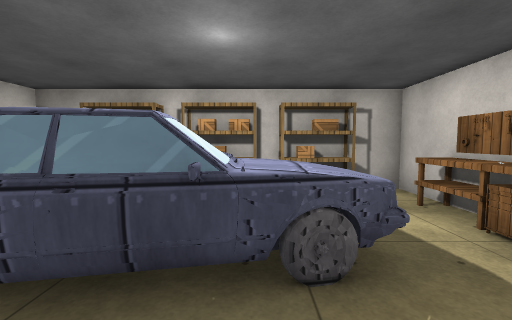
View 1 (above)

20 first-person views from a walk through a Unity game level. The camera is 1.4 m above the floor, tilts 4° down and sees 90° across. Doors are open. The floor is counted in squares, 1 m on a side. Each view is taken from the middle of a square. On the plan, view 1 faces up. The plan holds only what a view shows up to about 13 squares ahead; the rest is blank. Some animated figures are not drawn. Some surface patterns are stand-ins.

View 2
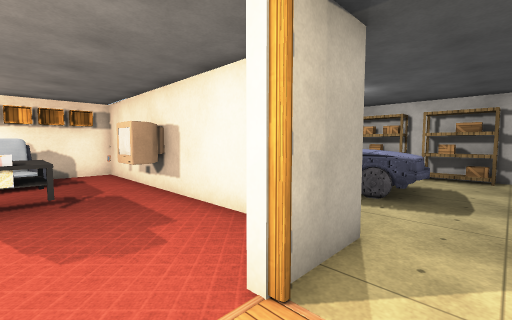

View 3
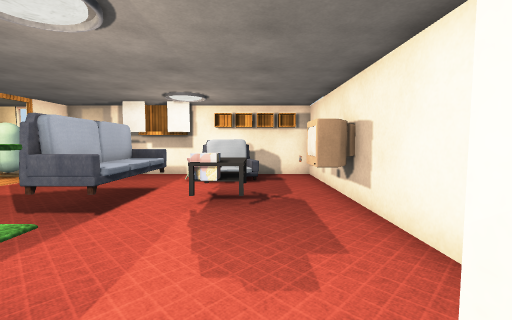

View 4
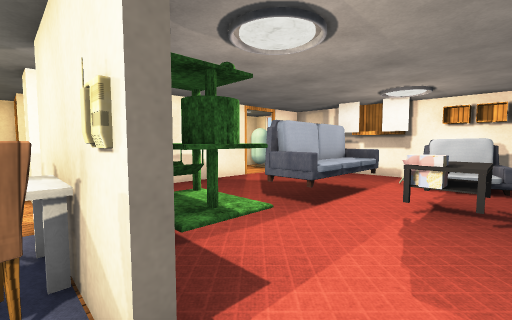

View 5
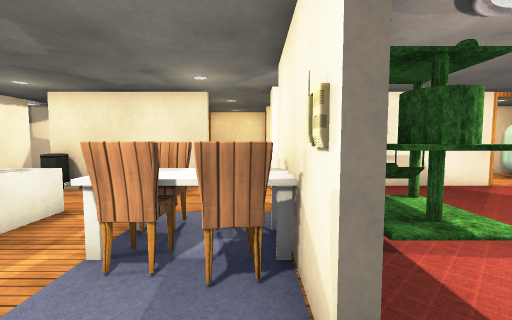

View 6
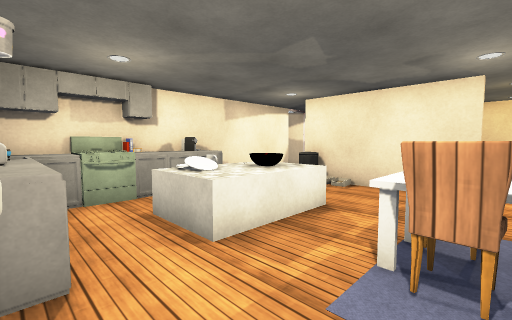

View 7
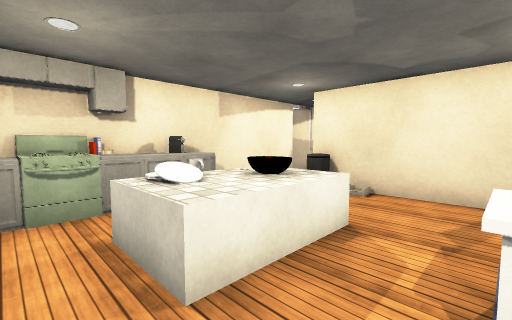

View 8
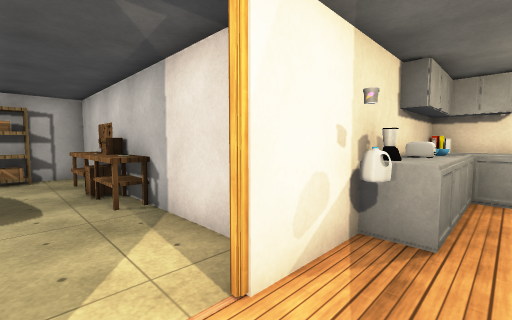

View 9
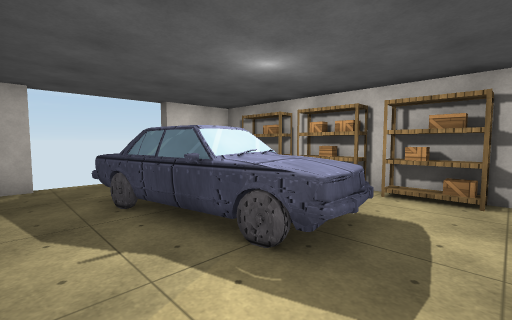

View 10
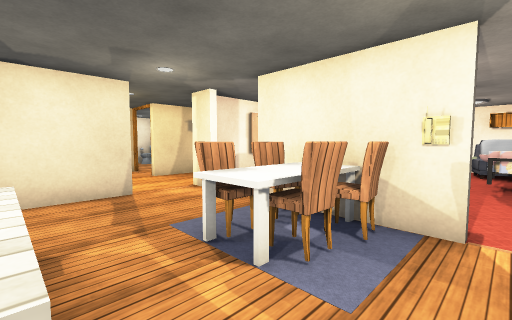

View 11
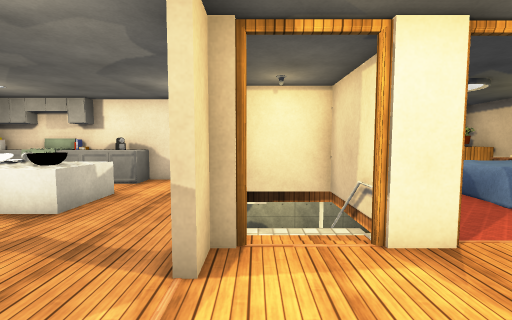

View 12
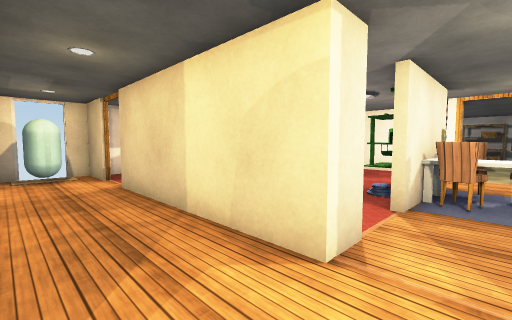

View 13
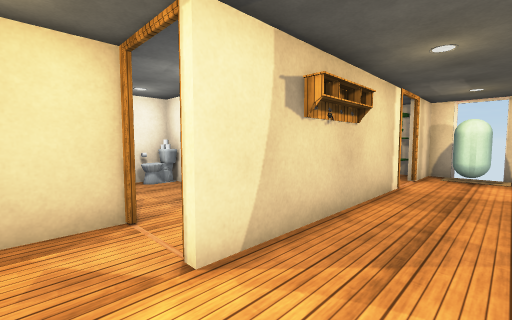

View 14
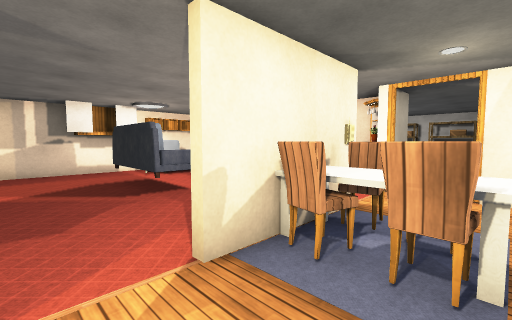

View 15
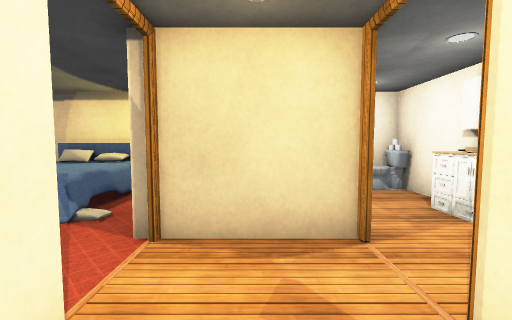

View 16
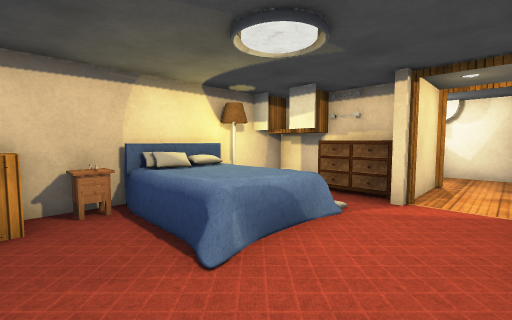

View 17
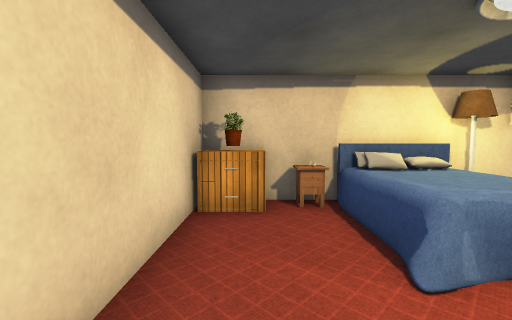

View 18
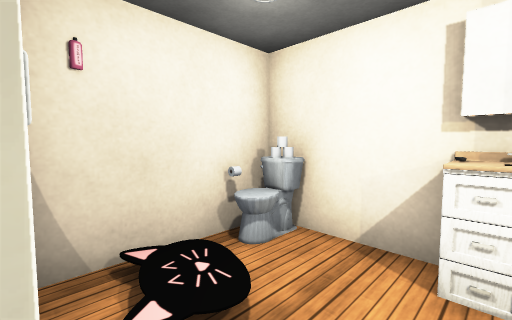

View 19
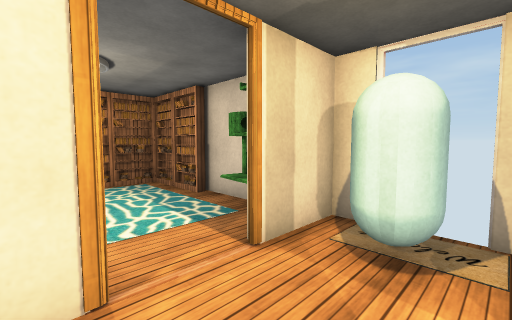

View 20
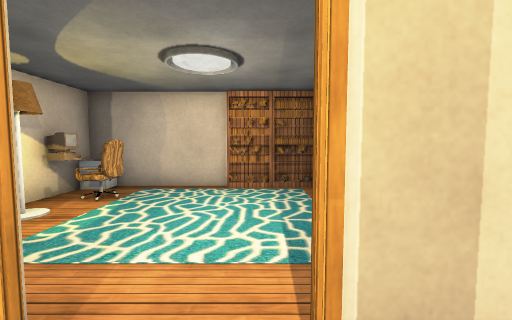

### Floor plan
Key: @ floor where view 1 was taken; # wall or solid block; x gap in a wall; . main floor; - floor 1 m lower than the main floor; / step, stairs or slope; D open door; = window, fence, low wall or low ledge; ^ raised ledge; v drop or lower ground; S shelf; G garage; B bench; C car; H chair; T table; R tree; F sofa; E bed; A cabinet; W shower; K bookshelf; O other object.
Columns run from 10 left of view 1 to 12 right of it. Each row starts with its distance up from view 1.
  8       #########
  7      SSSSOSOOSG
  6            ...B
  5             ..B
  4          CCC..B
  3          CCCC.B
  2     ..CCCCC...B
  1     ..........G
  0    #......@...G
 -1  ####OO###AA..G
 -2  #..=O.....AGDG#######
 -3  ##H.TT........OOOOOO#
 -4  #HO.TO.............O#
 -5  ##H..O...RRH...^##.O#
 -6  #..FFFF..RRHHH.^OO.O#
 -7  #..FFFF...#HHH.^O^.O#
 -8  #.........#H...^^^.O#
 -9  #...................#
-10  #.................  #
-11 ###DD#######..####O  #
-12 x.............D#= #  #O
-13 DOO...........Dv- #  D
-14 ###DD#........#####  D#
-15  #RDD## ###DD.DD.... .#
-16  RR.... #..DD.DD..... #
-17  #.   . #A..####......#
-18  #.   .O#A...#O..EEE..#
-19  #.   .H#...WWO EEEE..#
-20  #.   .H#O./W## .EEEOTT
-21  #KK####OOO#####OEE#OT#

Positions as (right, up) in squares from view 1, and headings:
1: (0, 0), facing up
2: (3, -4), facing up-left
3: (2, -3), facing left
4: (2, -3), facing down-left
5: (2, -3), facing down
6: (3, -3), facing down-right
7: (4, -4), facing down-right
8: (2, -4), facing up-right
9: (3, 0), facing up-left
10: (6, -4), facing down-left
11: (1, -12), facing right
12: (3, -14), facing up-left
13: (3, -12), facing down-left
14: (4, -10), facing up-left
15: (3, -13), facing down
16: (11, -15), facing down-left
17: (11, -15), facing down
18: (2, -18), facing down-left
19: (-5, -12), facing down-left
20: (-7, -13), facing down
